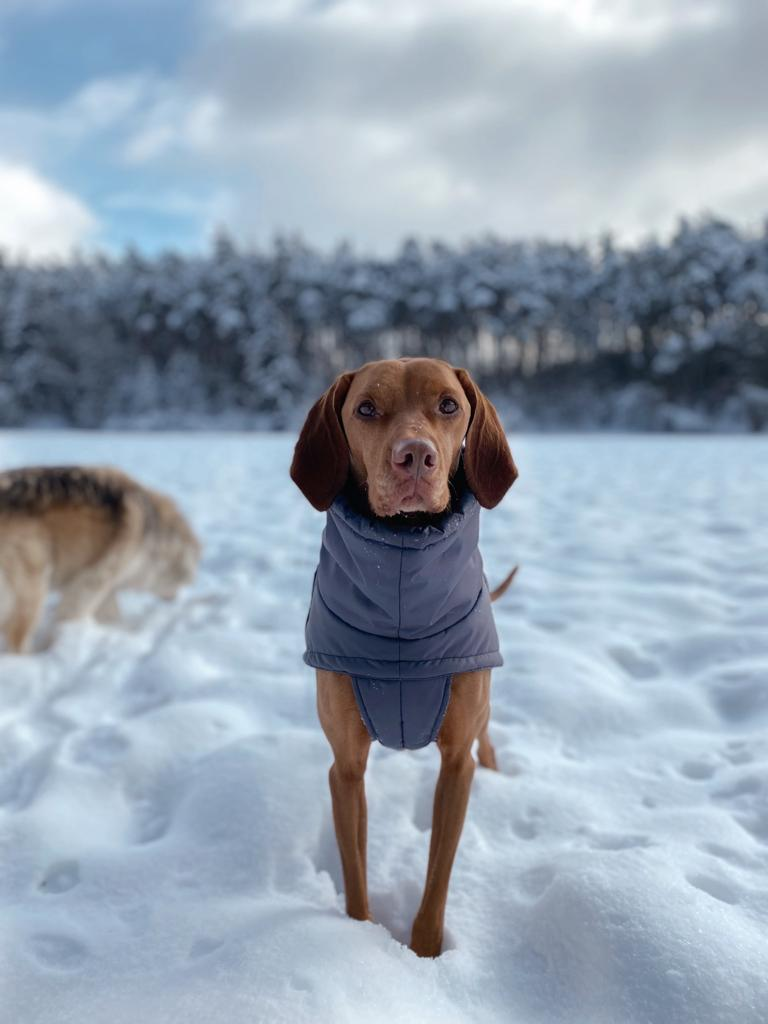
#> input picture code/images/nora_snow.jpg, 768 x 1024 px, found by its file name
$ python create_image_mask_nora_snow.py
#> lines starting #> are read from the running program, lines starting #| are printed output that depends on the picture; after the words box and inside, x2 and y2 are one past the last pixel; in counts of white or black regions, pixels touching at a corner belong together
# https://www.digitalocean.com/community/tutorials/arithmetic-bitwise-and-masking-python-opencv

import numpy as np
import cv2
import os


image_path = "c:/Nico/Natangwe Arts/keras-io/code/images/nora_snow.jpg"
print(image_path)
image = cv2.imread(image_path)
#> image is the input picture: shape (1024, 768, 3); mean B, G, R 175.8, 161.2, 148
height, width, _ = image.shape
#> height = 1024; width = 768
new_shape = int(width/2),int(height/2)
#> new_shape = (384, 512)
image = cv2.resize(image, new_shape)
#> image: shape (512, 384, 3)
hsv = cv2.cvtColor(image, cv2.COLOR_BGR2HSV)
#> hsv: shape (512, 384, 3); mean H, S, V 98.3, 54.7, 178.9

# define range of blue color in HSV
lower_thresh = np.array([0,0,0])
upper_thresh = np.array([60,255,255])

# Threshold the HSV image
mask = cv2.inRange(hsv, lower_thresh, upper_thresh)
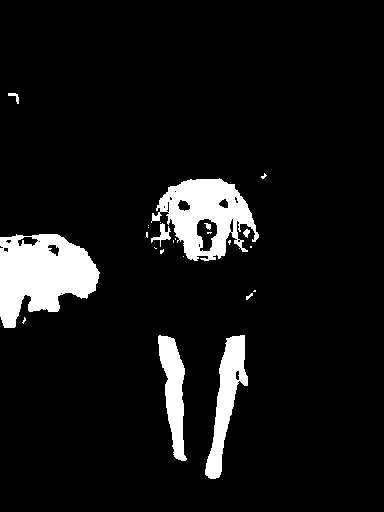
#> mask: shape (512, 384); 8% white; 24 white regions (15 under 20 px), largest, box (x1, y1, x2, y2) and area: (0, 234, 100, 328) 6217, (151, 178, 259, 261) 4734, (205, 335, 248, 479) 2478

cv2.imshow("test", hsv)
cv2.waitKey(0)
cv2.imshow("test", mask)
cv2.waitKey(0)
cv2.destroyAllWindows()

imagename = "code/images/nora_snow_mask.jpg"
cv2.imwrite(imagename, mask)
